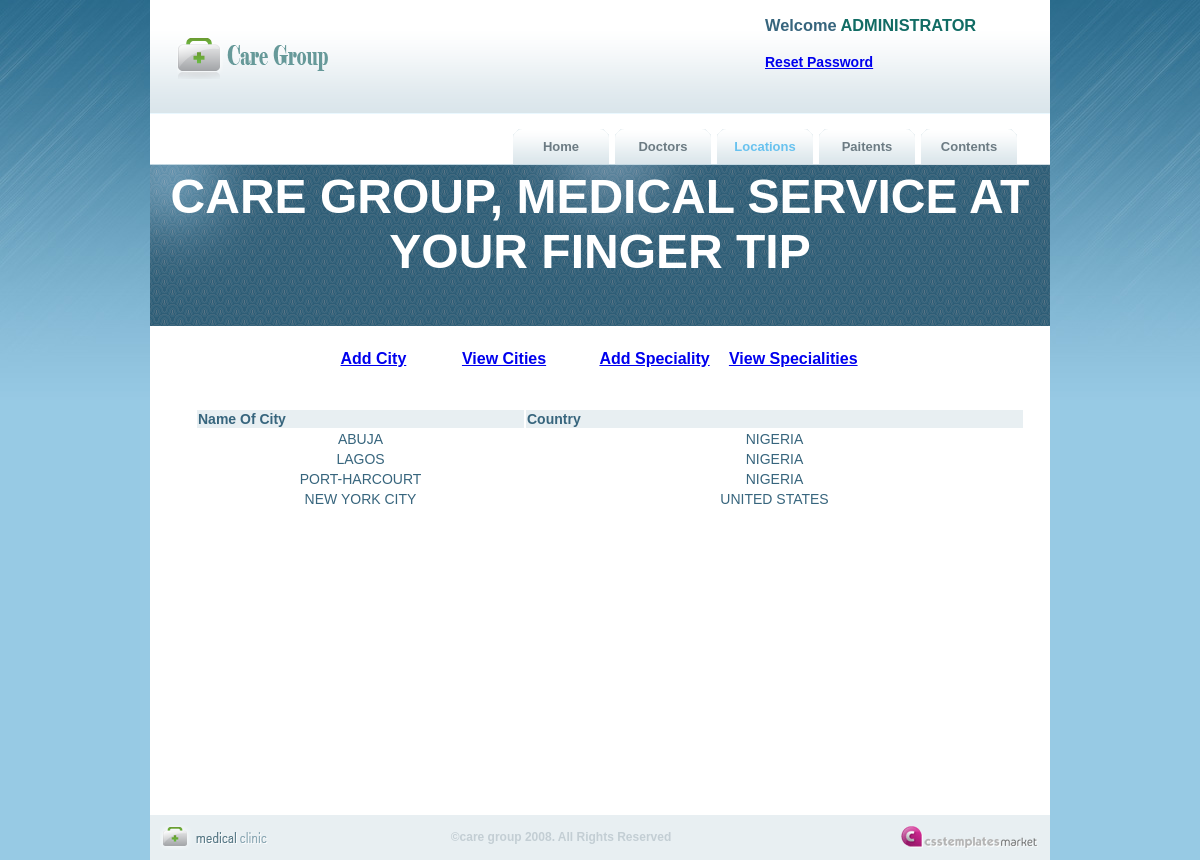
The page /ViewCities.php (signed in) on the database its author committed.
### tables this page shows
CREATE TABLE `location_table` (
  `location_ID` varchar(10) NOT NULL,
  `Location_Name` varchar(45) NOT NULL,
  `Country` varchar(65) NOT NULL,
  PRIMARY KEY  (`location_ID`)
);

### Include/db.php (called while the page is built, shortened)
<?php
    class DataManager
    {
        var $user = "Admin";
        var $pass = "P@SSW)RD";
        var $dbHost = "localhost";
        function DataManager()
        {
            $this->con = mysql_connect($this->dbHost, $this->user, $this->pass)
            or die ("Could not connect to db: " . mysql_error());
		}
		function getLocations()
		{
			return mysql_query("SELECT * FROM location_table ORDER BY Country");
		}
	}
?>

### ViewCities.php (the view, shortened to what this page needs)
<?php
require_once("Include/db.php");
$db=new DataManager();
    if (array_key_exists("User", $_SESSION) && $_SESSION['ROLE']=='ADMIN')
    {
		$user=$_SESSION['User'];
     }
    else
    {
        header('Location: login.php' );
    }
?>
<!DOCTYPE HTML>
<html>
<head>
<link href="Style/style.css" rel="stylesheet" type="text/css">
</head>
<body>
<div id="main_container">
  <div class="header">
    	<div id="logo"><a href="index.php"><img src="Style/images/logo.png" alt="" title="" width="162" height="54" border="0" /></a></div>
   	<div class="right_header">
      <div class="top_menu">
        <h3>Welcome  <span class="dark_blue"><?php echo $user;?></span></h3>
            <h4><a href="changePW.php">Reset Password</a></h4>
      </div>
      <div id="menu">
                <ul>
                    <li><a href="AdminHome.php" title="">Home</a></li>
                    <li><a href="ViewDoctors.php" title="">Doctors</a></li>
                    <li><a class="current"  href="Locations.php" title="">Locations</a></li>
                    <li><a href="Paitents.php" title="">Paitents</a></li>
                    <li><a href="AddContent.php" title="">Contents</a></li>
                </ul>
      </div>
    </div>
  </div>
    <div class="pattern_bg1">
   <marquee> <h1><font size="+6">CARE GROUP, MEDICAL SERVICE AT YOUR FINGER TIP</font></h1></p></marquee>
  </div>
    <div id="main_content">
     <br/>
    <table width="540" align="center">
      <tr align="center">
        <td width="117"><h2><a href="Locations.php"><strong>Add City</strong></a></h2></td>
        <td width="133"><h2><a href="ViewCities.php"><strong>View Cities</strong></a></h2></td>
        <td width="125"><h2><a href="Locations.php"><strong>Add Speciality</strong></a></h2></td>
        <td width="145"><h2><a href="TypesOfDoctors.php"><strong>View Specialities</strong></a></h2></td>
      </tr>
    </table>
    <p>&nbsp;</p>
    <div id="programMenu">
      <table width="830" border="0" align="center">
        <tr bgcolor="#E8EFF2">
          <th width="325"><strong>Name Of City</strong></th>
          <th width="495"><strong>Country</strong></th>
        </tr>
        <?php
			$result=$db->getLocations();
			while($row=mysql_fetch_array($result))
			{
			  echo'
			  <tr align="center" valign="baseline">
				<td>'.$row[1].'</td>
				<td>'.$row[2].'</td>
			  </tr>';
			}
		?>
      </table>
    </div>
    </div>
</div>
     <div id="footer">
     	<div class="copyright">
        <img src="Style/images/footer_logo.gif" alt="" title="" />
        </div>
        <div class="center_footer">&copy;care group 2008. All Rights Reserved</div>
   	   <div class="footer_links">
        <a href="http://csstemplatesmarket.com"><img src="Style/images/csstemplatesmarket.gif" alt="csstemplatesmarket" title="csstemplatesmarket" border="0" /></a><br />
   	   </div>
    </div>
</body>
</html>

### Style/style.css (style rules this page uses)
body { background:url(images/bg.jpg) no-repeat top center #97cae4; margin:0px; padding:0px; font-family:Arial, Helvetica, sans-serif; font-size:14px; color: #37657D; }
p { margin:0px; padding:0 0 5px 0; line-height:17px; text-align:left; color: #37657D; }
h1 { color:#fff; font-size:16px; font-weight:bold; margin:0px; padding:5px 0 5px 0; }
h2 { color:#759f1b; font-size:16px; float:left; font-weight:bold; margin:0px; padding:5px 0 0 0; }
span.dark_blue { color:#116c64; }
#main_container { width:900px; height:auto; margin:auto; background-color:#fff; }
.header { width:900px; height:114px; margin:auto; background:url(images/header_bg.gif) repeat-x; }
.right_header { float:right; width:550px; }
#logo { padding:30px 0 0 20px; float:left; }
#menu { width:540px; height:35px; float:right; padding:40px 0 0 0; }
#menu ul { list-style:none;padding:0px;margin:0px;display:block; font-weight:bold; }
#menu ul li { list-style:none;display:inline;float:left;width:96px;height:35px;padding:0px;line-height:35px;font-size:13px;margin:0 3px 0 3px; }
#menu ul li a { height:35px; width:96px;float:left;text-decoration:none;padding:0px;margin:0px;color:#6c7b83;text-align:center; background:url(images/menu_bt.gif) no-repeat center; }
#menu ul li a.current { height:35px;width:96px;float:left;text-decoration:none;padding:0px;margin:0px;color: #68C2EF;background:url(images/menu_bt.gif) no-repeat center; }
.top_menu { width:285px; float:right; }
.pattern_bg1 { width:900px; height:162px; clear:both; margin:auto; text-align:center; background:url(images/pattern_bg.gif) no-repeat center; }
#main_content { width:885px; height: autopx; margin: auto; padding:0 0 0 15px; }
#programMenu { width:850px; height:auto; float:right; margin-top: 10px; margin-right: 10px; margin-bottom: 300px; margin-left: 10px; padding: 5px; text-align: left; }
ol,ul,li { margin:auto; list-style:none; line-height:15px; }
#footer { margin:auto; width:900px; height:45px; color:#508aa1; background-color:#e8eff2; }
.copyright { float:left; padding:10px 0 0 10px; }
.center_footer { color:#c3ced4; font-size:12px; font-weight:bold; width:550px; padding:15px; text-align:center; float:left; }
.footer_links { float:right; padding:10px 10px 0 0; }

### rows shown on the page
location_table: Location_Name "ABUJA", Country "NIGERIA"
location_table: Location_Name "LAGOS", Country "NIGERIA"
location_table: Location_Name "PORT-HARCOURT", Country "NIGERIA"
location_table: Location_Name "NEW YORK CITY", Country "UNITED STATES"

### other values the page prints
$user "ADMINISTRATOR"
